Frame 1 (no input): blank canvas, image omitted
Frame 60 (the mouse pressed at the canvas centre just before this capture): blank canvas, image omitted
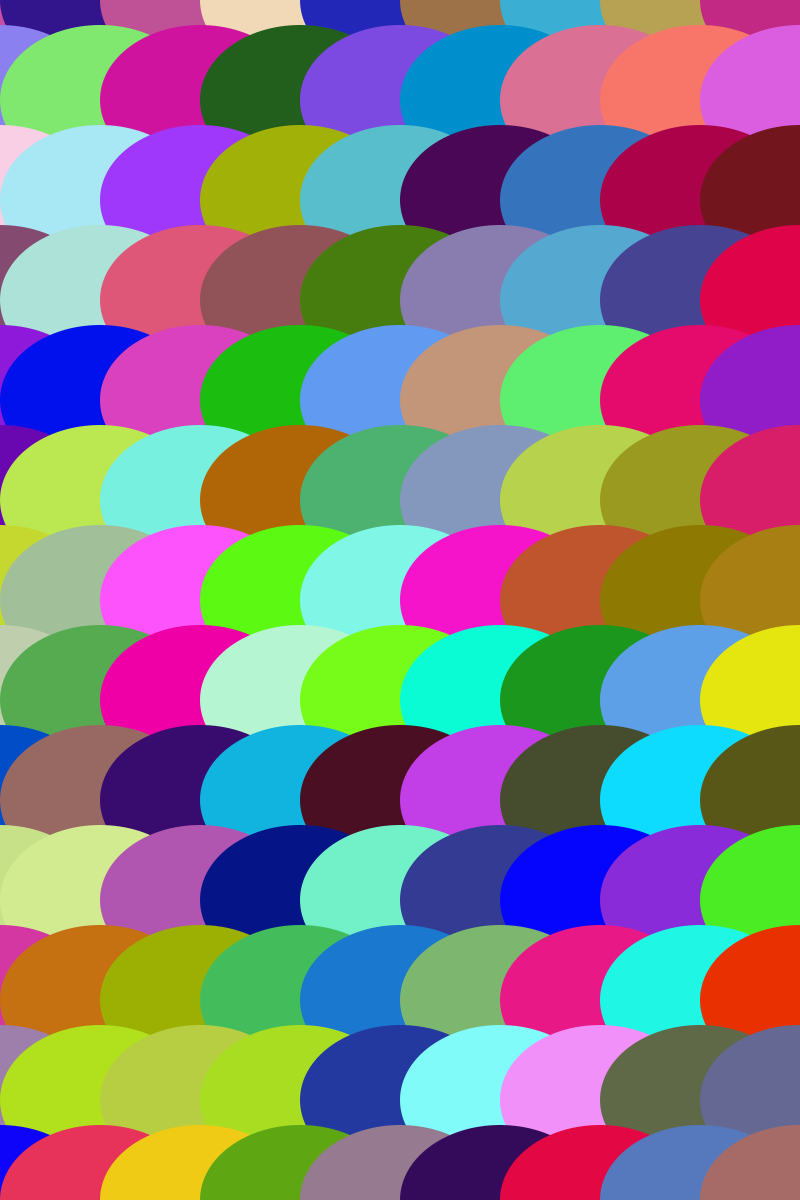
Frame 120 (the mouse held since frame 60 and released just before this capture)

The Processing sketch whose frames 1 and 60 were blank and that drew this single picture after the mouse press (run headless with seeded random() and noise(); from frame 60 on, the mouse is pressed at the canvas centre):

// Processing sketch: processing_120655
// ── processing_120655.pde

void setup() {
 size(800, 1200);
  noStroke();
 background(0);
}
void draw(){
  smooth();
  for(int y=0;y<=height;y+=100){
    for(int x=0;x<=width;x+=100){
      fill(random(255),random(255),random(255));
      ellipse(x,y,mouseX*0.5,mouseY/4);
    }}}
